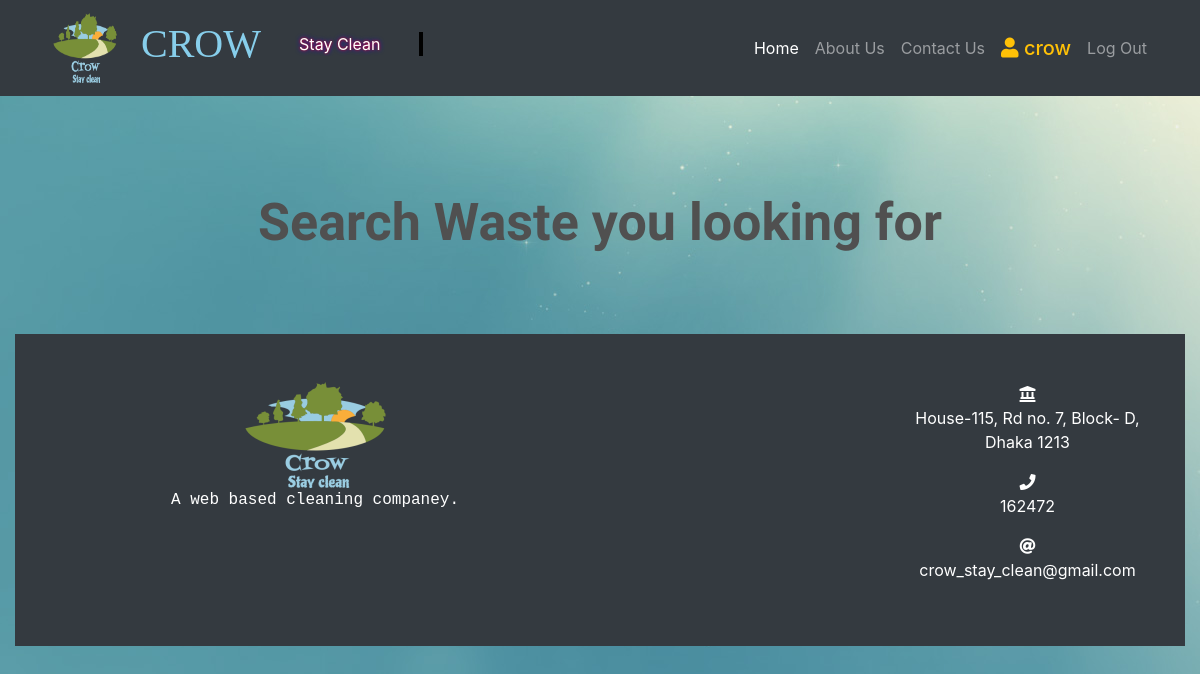
The app's page /display_garbage/ (signed in), older data.
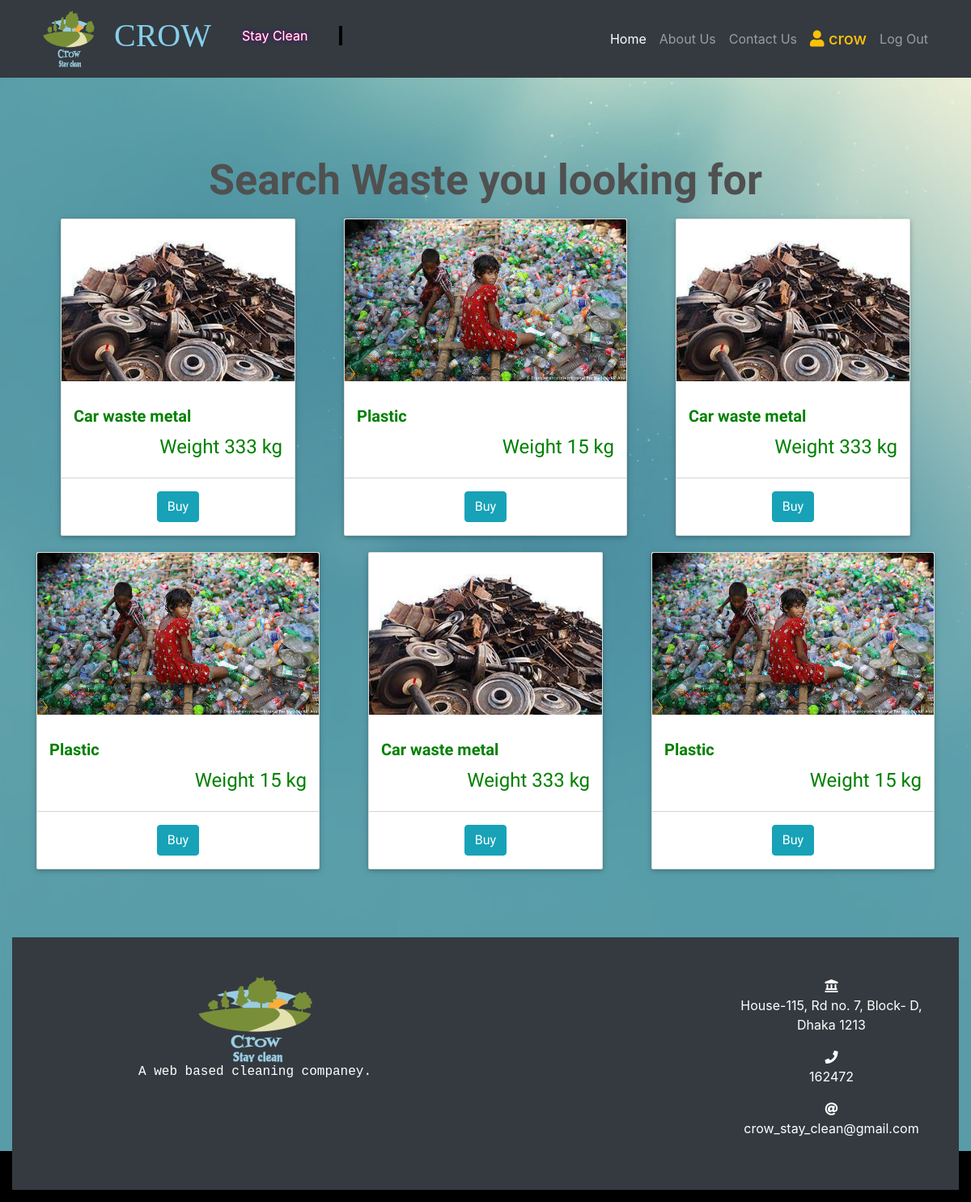
The same page, newer data.
### management/models.py (models this page shows, shortened)
class Garbage(models.Model):
    name=models.CharField(max_length=255,blank=False)
    desc=models.TextField(blank=False)
    status=models.BooleanField(default=False)
    weight=models.PositiveIntegerField(blank=True)
    image=models.ImageField(upload_to='garbage_product/')
    categoy=models.ForeignKey(GarbageCategory,on_delete=models.CASCADE)
    slug=models.SlugField(blank=True,unique=True)
    uploaded_by=models.IntegerField(default=0)

### management/views.py (the view)
# urls.py: path('display_garbage/',DisplayWasteView,name='display_garbage'),
def DisplayWasteView(request):
    if not request.user.is_authenticated:
        messages.add_message(request,messages.ERROR,'please login first')
        return redirect('homepage')
    if 1==request.user.account_type:
        messages.add_message(request, messages.ERROR,  'Your Account is Seller type please create a Buyer type Account to Buy Garbage')
        return redirect('homepage')
    context=dict()
    active_garbages=Garbage.objects.filter(status=True)
    context['garbages']=active_garbages
    context['loop_times'] = range(1, 4)
    return render(request,'display_waste.html',context)

### templates/display_waste.html (shortened to what this page needs)
{% extends 'base.html' %}
{% load static %}
{% block CSS %}
<link rel="stylesheet" href="{% static 'custom/css/display_waste.css' %}">
{% endblock CSS%}
{% block content %}
<section class="wrapper my-5">
     <div class="container-fostrap">
         <div class="mb-3">
             <h1 class="heading">
                Search Waste you looking for
             </h1>
         </div>
         <div class="content">
             <div class="container">
                 <div class="row">
                    {%for _ in loop_times %}
                    {% for garbage in garbages %}
                         <div class="col-xs-12 col-sm-4 col-md-4">
                         <div class="card">
                              <p class="img-card">
                              <img src="{{garbage.image.url}}" alt="garbage"/>
                              </p>
                              <div class="card-content">
                                   <h4 class="card-title">
                                  {{garbage.name}}
                                   </h4>
                                   <div class="star-section pull-right">
                                   <h4> Weight {{garbage.weight}} kg </h4>
                                   </div>
                                   <div class="clearfix"></div>
                              </div>
                              <div class="card-read-more">
                                   <a href="{% url 'buy_garbage' garbage.slug garbage.id %}">
                                        <button id="detail_btn" class="btn btn-info my-3">Buy</button>
                                   </a>
                              </div>
                         </div>
                         </div>
                    {% endfor %}
                    {% endfor %}
                 </div>
             </div>
         </div>
     </div>
 </section>
{% endblock content %}

Row changes from the older to the newer data that the page shows:
added Garbage: image (picture), name "Car waste metal", weight "333"
added Garbage: image (picture), name "Plastic", weight "15"
